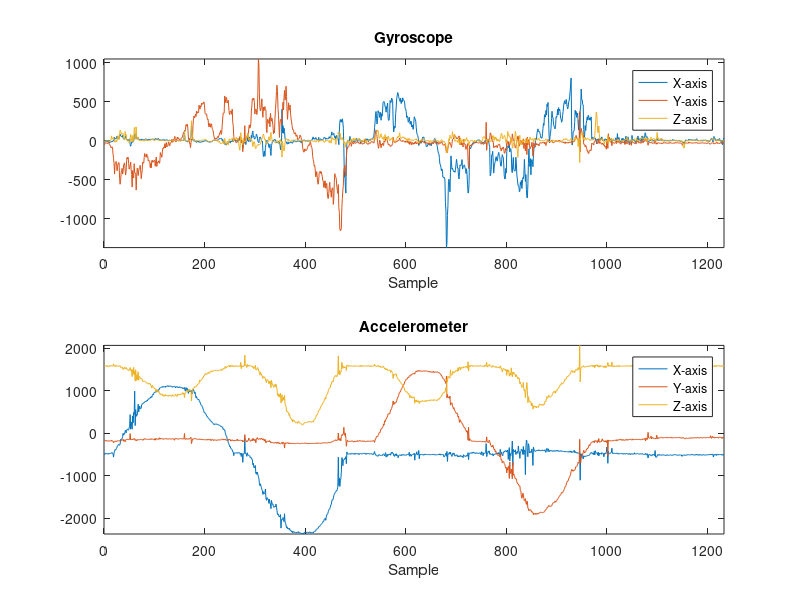

MATLAB code to generate this figure:
movement = csvread('movement.csv',6,0);
samples = [0:1233];
accel_x = movement(:,1);
accel_y = movement(:,2);
accel_z = movement(:,3);
gyro_x = movement(:,4);
gyro_y = movement(:,5);
gyro_z = movement(:,6);
lim = 1250 %change this value
figure(1);
subplot(2,1,1);
plot(samples, gyro_x, '-');
hold on;
plot(samples, gyro_y, '-');
plot(samples, gyro_z, '-');
legend('X-axis','Y-axis','Z-axis');
title("Gyroscope");
xlabel("Sample");
hold off;
axis tight;
%xlim([0 lim]);

subplot(2,1,2);
plot(samples, accel_x, '-');
hold on;
plot(samples, accel_y, '-');
plot(samples, accel_z, '-');
legend('X-axis','Y-axis','Z-axis');
title("Accelerometer");
xlabel("Sample");
hold off;
axis tight;
%xlim([0 lim]);
